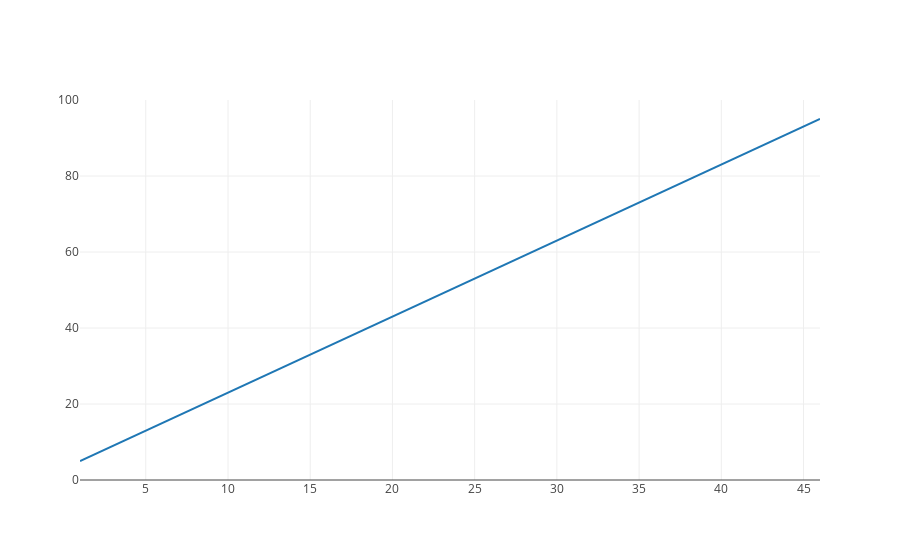

The notebook cell this image was saved under:
### Code cell
# 將 dataframe 轉成 array
dfArray=df.values
print(len(dfArray))
# 將 array 轉成 list
x_list=[] # Initialize x_list as type list
y_list=[] # Initialize y_list as type list
for i in range(len(dfArray)):
    x_list.append(dfArray[i][0])
    y_list.append(dfArray[i][1])
print(x_list)
print(y_list)
iplot([{"x": x_list, "y": y_list}])

### Figure 1 — Plotly figure (JSON) as saved in the notebook; plotly's stock layout.template omitted (floating-point values rounded to 4 significant figures)
{"data": [{"x": [1, 2, 3, 4, 5, 6, 7, 8, 9, 10, 11, 12, 13, 14, 15, 16, 17, 18, 19, 20, 21, 22, 23, 24, 25, 26, 27, 28, 29, 30, 31, 32, 33, 34, 35, 36, 37, 38, 39, 40, 41, 42, 43, 44, 45, 46], "y": [5, 7, 9, 11, 13, 15, 17, 19, 21, 23, 25, 27, 29, 31, 33, 35, 37, 39, 41, 43, 45, 47, 49, 51, 53, 55, 57, 59, 61, 63, 65, 67, 69, 71, 73, 75, 77, 79, 81, 83, 85, 87, 89, 91, 93, 95]}], "layout": {}}
